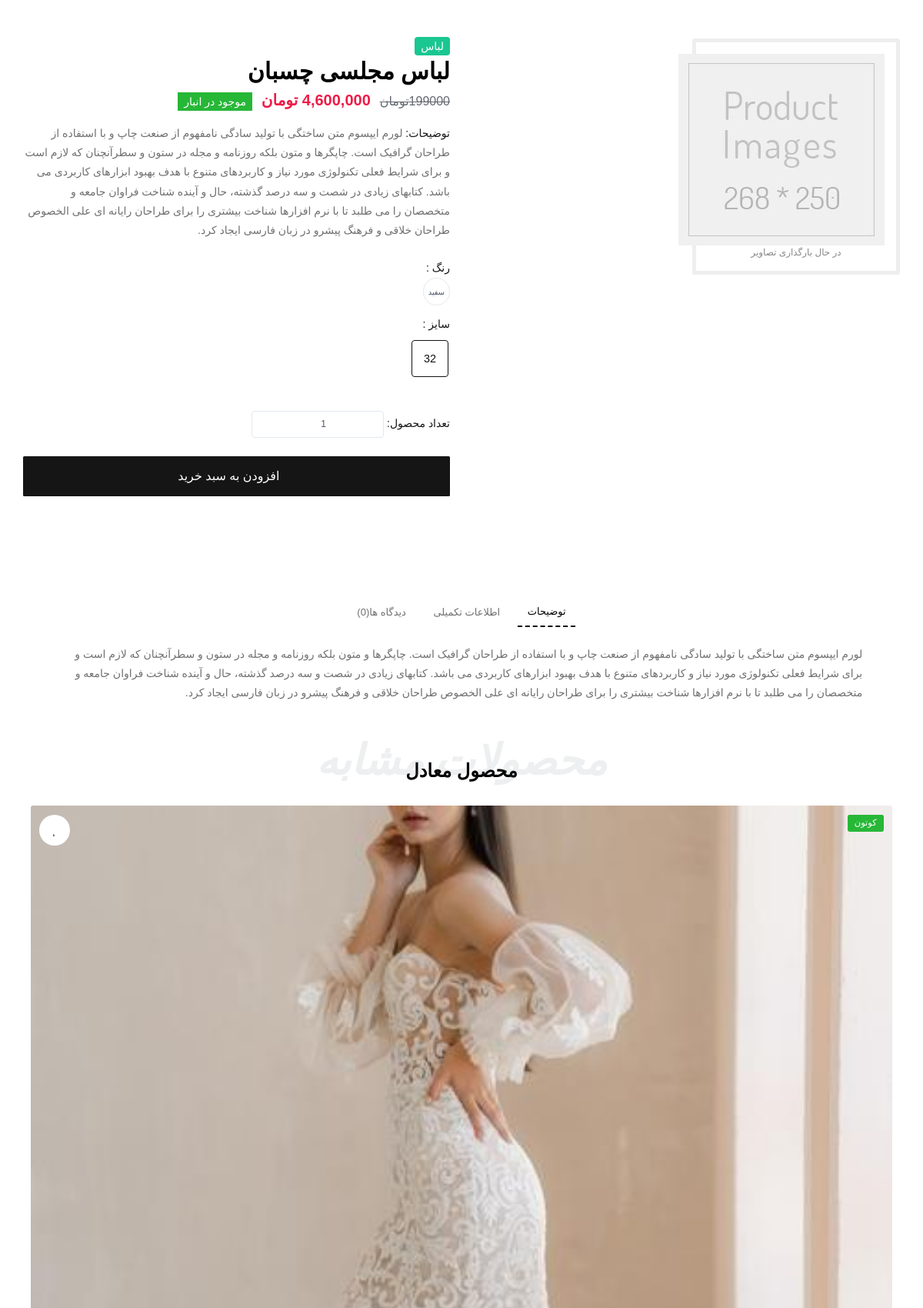
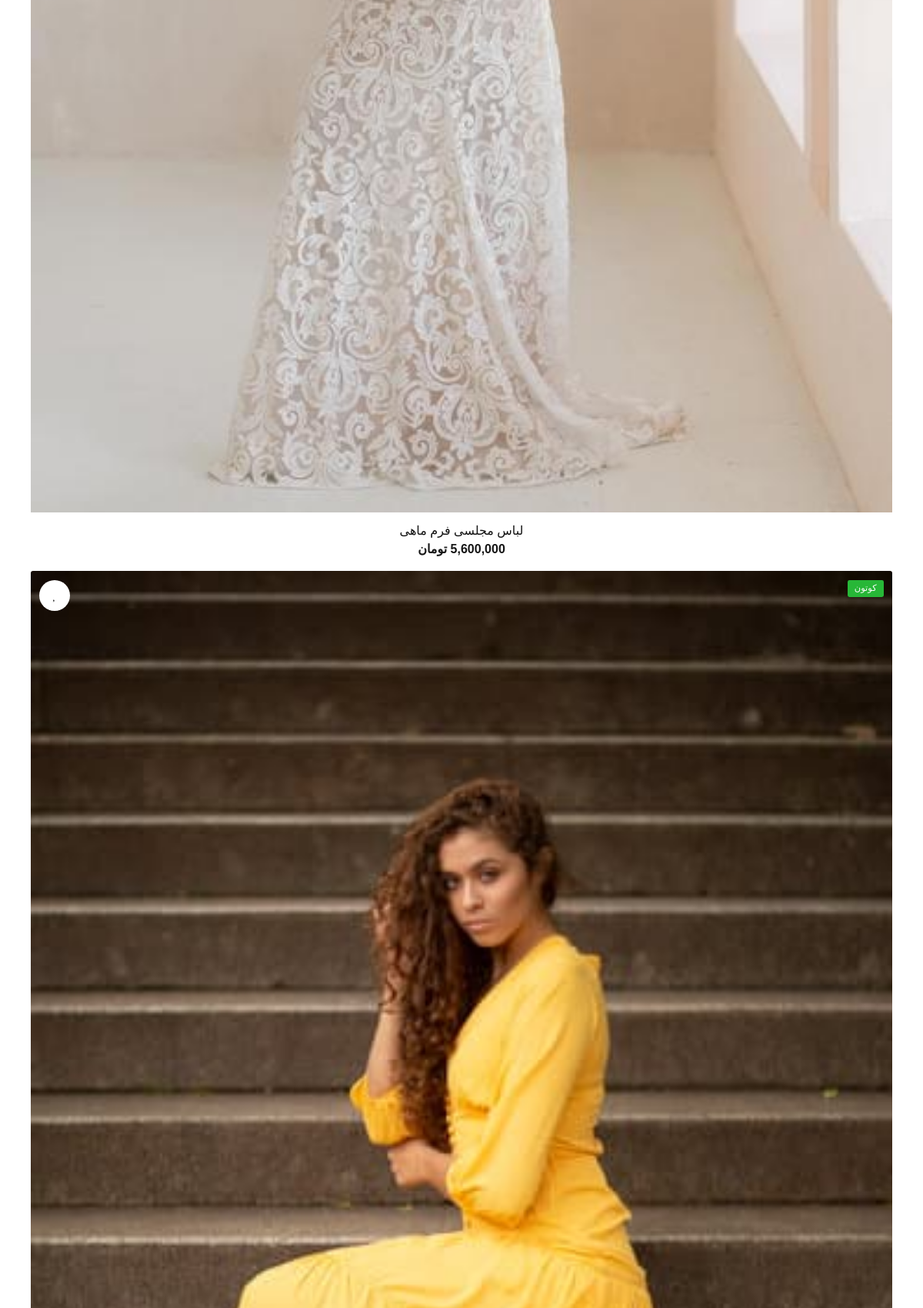
Screenshot of /products/Tight-Dress/ (upper part) with the database file from the repository (2 pictures, top to bottom).
### product/models.py (models this page shows, shortened)
class Product(models.Model):
    title = models.CharField(max_length=300, verbose_name='نام محصول')
    category = models.ManyToManyField(ProductCategory, related_name='product_categories', verbose_name='دسته بندی ها')
    front_image = models.ImageField(upload_to='images/products', null=True, blank=True, verbose_name='تصویر جلوی محصول')
    back_image = models.ImageField(upload_to='images/products', null=True, blank=True, verbose_name='تصویر پشت محصول')
    brand = models.ForeignKey(ProductBrand, on_delete=models.CASCADE, null=True, blank=True, verbose_name='برند')
    size = models.ForeignKey(ProductSize, on_delete=models.CASCADE, null=True, blank=True, verbose_name='سایز')
    color = models.ForeignKey(ProductColor, on_delete=models.CASCADE, null=True, blank=True, verbose_name='رنگ')
    price = models.IntegerField(verbose_name='قیمت محصول')
    short_description = models.CharField(max_length=360, db_index=True, null=True, verbose_name='توضیحات کوتاه')
    description = models.TextField(db_index=True, verbose_name='توضیحات اصلی')
    slug = models.SlugField(max_length=200, default="", null=False, db_index=True, blank=True, unique=True, verbose_name='عنوان در url')
    is_active = models.BooleanField(default=False, verbose_name='فعال / غیرفعال')
    is_delete = models.BooleanField(verbose_name='حذف شده / نشده')
    class Meta:
        verbose_name = 'محصول'
        verbose_name_plural = 'محصولات'

class ProductColor(models.Model):
    title = models.CharField(max_length=300, db_index=True, verbose_name='نام رنگ')
    url_title = models.CharField(max_length=300, db_index=True, verbose_name='نام در url')
    is_active = models.BooleanField(verbose_name='فعال / غیرفعال')
    def __str__(self):
        return self.title
    class Meta:
        verbose_name = 'رنگ'
        verbose_name_plural = 'رنگ ها'

class ProductSize(models.Model):
    title = models.CharField(max_length=300, db_index=True, verbose_name='سایز')
    url_title = models.CharField(max_length=300, db_index=True, verbose_name='نام در url')
    is_active = models.BooleanField(verbose_name='فعال / غیرفعال')
    def __str__(self):
        return self.title
    class Meta:
        verbose_name = 'سایز'
        verbose_name_plural = 'سایز ها'

class ProductBrand(models.Model):
    title = models.CharField(max_length=300, db_index=True, verbose_name='نام برند')
    url_title = models.CharField(max_length=300, db_index=True, verbose_name='نام در url')
    is_active = models.BooleanField(verbose_name='فعال / غیرفعال')
    def __str__(self):
        return self.title
    class Meta:
        verbose_name = 'برند'
        verbose_name_plural = 'برند ها'

### product/views.py (the view)
# urls.py: path('<slug:slug>/', views.ProductDetailView.as_view(), name='product_detail_page_view'),
class ProductDetailView(DetailView):
    template_name = 'product/product-detail.html'
    model = Product
    def get_context_data(self, **kwargs):
        context = super(ProductDetailView, self).get_context_data()
        context['main_product'] = Product.objects.all()
        loaded_product = self.object
        galleries = list(ProductGallery.objects.filter(product_id=loaded_product.id).all())
        galleries.insert(0, loaded_product)
        context['product_galleries_group'] = group_list(galleries, 6)
        context['related_products'] = group_list(list(Product.objects.filter(brand_id=loaded_product.brand_id).exclude
                                                      (pk=loaded_product.id).all()[:12]), 4)
        product: Product = kwargs.get('object')
        context['comments'] = (
            ProductComment.objects.filter(product_id=product.id, parent=None, confirmation=True).order_by
            ('-create_date').prefetch_related('productcomment_set'))
        context['comments_count'] = ProductComment.objects.filter(product_id=product.id, confirmation=True).count()
        user_ip = get_client_ip(self.request)
        user_id = None
        if self.request.user.is_authenticated:
            user_id = self.request.user.id
        has_been_visited = ProductVisit.objects.filter(ip__iexact=user_ip, product_id=loaded_product.id).exists()
        if not has_been_visited:
            new_visit = ProductVisit(ip=user_ip, user_id=user_id, product_id=loaded_product.id)
            new_visit.save()
        return context

### product/templates/product/product-detail.html (shortened to what this page needs)
{% extends 'shared/layout.html' %}
{% load static %}
{% load thumbnail %}
{% load poll_extras %}
{% load date_time_tags %}
{% block content %}
    <div id="main-wrapper">
        <section class="middle">
            <div class="container">
                <div class="row">
                    <div class="col-xl-6 col-lg-6 col-md-12 col-sm-12">
                        <div class="sp-loading">
                            <img src="{% static 'img/product/default-product.jpg' %}" alt="{{ product.title }}">
                            <br> در حال بارگذاری تصاویر
                        </div>
                    </div>
                    <div class="col-xl-6 col-lg-6 col-md-12 col-sm-12">
                        <div class="prd_details">
                            <div class="prt_01 mb-1"><span class="text-light bg-info rounded px-2 py-1">
                                لباس</span></div>
                            <div class="prt_02 mb-3">
                                <h2 class="ft-bold mb-1">{{ product.title }}</h2>
                                <div class="text-right">
                                    <div class="elis_rty"><span class="ft-medium text-muted line-through fs-md ml-2">
                                        199000تومان</span>
                                        <span class="ft-bold theme-cl fs-lg ml-2">{{ product.price | three_digits_currency }}</span>
                                        <span class="ft-regular text-light bg-success py-1 px-2 fs-sm"> موجود در انبار</span>
                                    </div>
                                </div>
                            </div>
                            <div class="prt_03 mb-4">
                                <p><span class="text-bold text-dark">توضیحات: </span>{{ product.description }}</p>
                            </div>
                            <div class="prt_04 mb-2">
                                <p class="d-flex align-items-center mb-0 text-dark ft-medium">رنگ :</p>
                                <div class="text-right">
                                    <div class="form-check form-option form-check-inline mb-1">
                                        <label class="form-option-label rounded-circle btn btn-outline-secondary">
                                            <span class="form-option-color small">{{ product.color }}</span>
                                        </label>
                                    </div>
                                </div>
                            </div>
                            <div class="prt_04 mb-4">
                                <p class="d-flex align-items-center mb-0 text-dark ft-medium">سایز :</p>
                                <div class="text-right pb-0 pt-2">
                                    <div class="form-check size-option form-option form-check-inline mb-2 active">
                                        <label class="form-option-label">{{ product.size }}</label>
                                    </div>
                                </div>
                            </div>
                            <div class="prt_04 mb-4">
                                <div class="text-right pb-0 pt-2">
                                    <label class="text-dark">تعداد محصول:</label>
                                    <input type="number" min="1" value="1" class="form-option-label" id="product-count">
                                </div>
                            </div>
                            <div class="prt_05 mb-4">
                                <div class="form-row mb-7">
                                    <div class="col-12 col-lg">
                                        <button type="submit" class="btn btn-block custom-height bg-dark mb-2"
                                                onclick="addProductToOrder({{ product.id }})">
                                            <i class="lni lni-shopping-basket ml-2"></i>افزودن به سبد خرید
                                        </button>
                                    </div>
                                </div>
                            </div>
                        </div>
                    </div>
                </div>
            </div>
        </section>
        <section class="middle" id="comments_area">
            <div class="container">
                <div class="row align-items-center justify-content-center">
                    <div class="col-xl-11 col-lg-12 col-md-12 col-sm-12">
                        <ul class="nav nav-tabs b-0 d-flex align-items-center justify-content-center simple_tab_links mb-4 p-0"
                            id="myTab" role="tablist">
                            <li class="nav-item" role="presentation">
                                <a class="nav-link active" id="description-tab" href="#description" data-toggle="tab"
                                   role="tab" aria-controls="description" aria-selected="true">توضیحات</a>
                            </li>
                            <li class="nav-item" role="presentation">
                                <a class="nav-link" href="#information" id="information-tab" data-toggle="tab"
                                   role="tab" aria-controls="information" aria-selected="false">اطلاعات تکمیلی</a>
                            </li>
                            <li class="nav-item" role="presentation">
                                <a class="nav-link" href="#reviews" id="reviews-tab" data-toggle="tab" role="tab"
                                   aria-controls="reviews" aria-selected="false">دیدگاه ها({{ comments_count }})</a>
                            </li>
                        </ul>
                        <div class="tab-content" id="myTabContent">
                            <div class="tab-pane fade show active" id="description" role="tabpanel"
                                 aria-labelledby="description-tab">
                                <div class="description_info">
                                    <p class="p-0 mb-2">{{ product.description }}</p>
                                </div>
                            </div>
                        </div>
                    </div>
                </div>
            </div>
        </section>
        <section class="middle pt-0">
            <div class="container">
                <div class="row justify-content-center">
                    <div class="col-xl-12 col-lg-12 col-md-12 col-sm-12">
                        <div class="sec_title position-relative text-center">
                            <h2 class="off_title">محصولات مشابه</h2>
                            <h3 class="ft-bold pt-3">محصول معادل</h3>
                        </div>
                    </div>
                </div>
                <div class="row">
                    <div class="col-xl-12 col-lg-12 col-md-12 col-sm-12">
                        <div class="slide_items">
                            {% for group in related_products %}
                                {% for product in group %}
                                    <div class="single_itesm">
                                        <div class="product_grid card b-0 mb-0">
                                            <div class="badge bg-success text-white position-absolute ft-regular ab-right  text-upper">
                                                {{ product.brand.title }}
                                            </div>
                                            <a href="#">
                                                <button class="snackbar-wishlist btn btn_love position-absolute ab-left">
                                                    <i class="far fa-heart"></i>
                                                </button>
                                            </a>
                                            <div class="card-body p-0">
                                                <div class="shop_thumb position-relative">
                                                    <a class="card-img-top d-block overflow-hidden"
                                                       href="{% url 'product_detail_page_view' slug=product.slug %}">
                                                        {% thumbnail product.front_image "265x390" quality=90 crop='center' as im %}
                                                            <img class="card-img-top" src="{{ im.url }}"
                                                                 alt="{{ product.title }}">
                                                        {% endthumbnail %}
                                                    </a>
                                                </div>
                                            </div>
                                            <div class="card-footer b-0 p-3 pb-0 d-flex align-items-start justify-content-center">
                                                <div class="text-left">
                                                    <div class="text-center">
                                                        <h5 class="fw-bolder fs-md mb-0 lh-1 mb-1"><a
                                                                href="{% url 'product_detail_page_view' slug=product.slug %}">{{ product.title }}</a>
                                                        </h5>
                                                        <div class="elis_rty"><span
                                                                class="ft-bold fs-md text-dark">{{ product.price|three_digits_currency }}</span>
                                                        </div>
                                                    </div>
                                                </div>
                                            </div>
                                        </div>
                                    </div>
                                {% endfor %}
                            {% endfor %}
                        </div>
                    </div>
                </div>
            </div>
        </section>
    </div>
{% endblock %}

### templates/shared/layout.html (shortened to what this page needs)
{% load layout_items %}
{% load render_partial %}
{% load static %}
<!DOCTYPE html>
<html lang="fa" dir="rtl">
<head>
    <link href="{% static 'css/styles.css' %}" rel="stylesheet">
</head>
<body>
{% block content %}{% endblock %}
</body>
</html>

### templates/shared/modal-product.html (shortened to what this page needs)
{% load static %}
{% load poll_extras %}
{% load thumbnail %}

### base/templates/base/site-search-component.html (shortened to what this page needs)
{% load layout_items %}
{% load static %}

### base/templates/base/site-login-component.html (shortened to what this page needs)
{% load layout_items %}
{% load static %}

### templates/shared/footer-references.html (shortened to what this page needs)
{% load static %}

### rows the page displays
Product: title "لباس مجلسی چسبان", price|three_digits_currency "4,600,000 تومان", description "لورم ایپسوم متن ساختگی با تولید سادگی نامفهوم از صنعت چاپ و با استفاده از طراحان گرافیک است. چاپگرها و متون بلکه روزنامه و مجله در ستون و سطرآنچنان که لازم است و برای شرایط فعلی تکنولوژی مورد نیاز و کاربردهای متنوع با هدف بهبود ابزارهای کاربردی می باشد. کتابهای زیادی در شصت و سه درصد گذشته، حال و آینده شناخت فراوان جامعه و متخصصان را می طلبد تا با نرم افزارها شناخت بیشتری را برای طراحان رایانه ای علی الخصوص طراحان خلاقی و فرهنگ پیشرو در زبان فارسی ایجاد کرد.", color "سفید", size "32"
Product: brand "کوتون", shows a picture, title "لباس مجلسی فرم ماهی", price|three_digits_currency "5,600,000 تومان"
Product: brand "کوتون", shows a picture

### other values shown
{{ comments_count }} "0"
